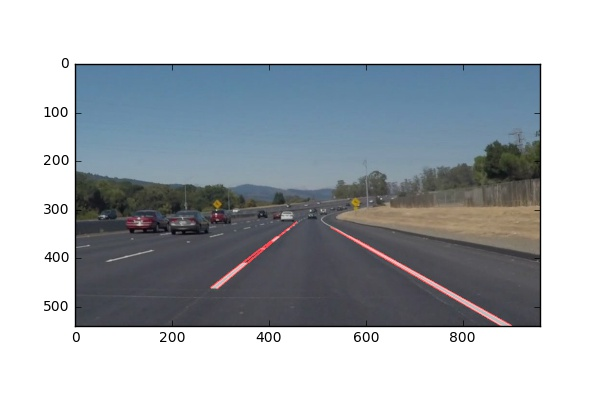
#> input picture test_images/out_solidWhiteCurve.jpg, 600 x 400 px; its folder holds only this picture in this run
$ jupyter execute --allow-errors P1.ipynb   (shell and % lines are left out)
#> lines starting #> are read from the running program, lines starting #| are printed output that depends on the picture; after the words box and inside, x2 and y2 are one past the last pixel; in counts of white or black regions, pixels touching at a corner belong together
# **Finding Lane Lines on the Road**
***
In this project, you will use the tools you learned about in the lesson to identify lane lines on the road.  You can develop your pipeline on a series of individual images, and later apply the result to a video stream (really just a series of images). Check out the video clip "raw-lines-example.mp4" (also contained in this repository) to see what the output should look like after using the helper functions below.

Once you have a result that looks roughly like "raw-lines-example.mp4", you'll need to get creative and try to average and/or extrapolate the line segments you've detected to map out the full extent of the lane lines.  You can see an example of the result you're going for in the video "P1_example.mp4".  Ultimately, you would like to draw just one line for the left side of the lane, and one for the right.

---
Let's have a look at our first image called 'test_images/solidWhiteRight.jpg'.  Run the 2 cells below (hit Shift-Enter or the "play" button above) to display the image.

**Note** If, at any point, you encounter frozen display windows or other confounding issues, you can always start again with a clean slate by going to the "Kernel" menu above and selecting "Restart & Clear Output".

---

**The tools you have are color selection, region of interest selection, grayscaling, Gaussian smoothing, Canny Edge Detection and Hough Tranform line detection.  You  are also free to explore and try other techniques that were not presented in the lesson.  Your goal is piece together a pipeline to detect the line segments in the image, then average/extrapolate them and draw them onto the image for display (as below).  Once you have a working pipeline, try it out on the video stream below.**

---

<figure>

 <figcaption>
 <p></p>
 <p style="text-align: center;"> Your output should look something like this (above) after detecting line segments using the helper functions below </p>
 </figcaption>
</figure>
 <p></p>
<figure>

 <figcaption>
 <p></p>
 <p style="text-align: center;"> Your goal is to connect/average/extrapolate line segments to get output like this</p>
 </figcaption>
</figure>

[cell 1]
#importing some useful packages
import matplotlib.pyplot as plt
import matplotlib.image as mpimg
import numpy as np
import cv2

#> (a cell that did not finish here is left out)

**Some OpenCV functions (beyond those introduced in the lesson) that might be useful for this project are:**

`cv2.inRange()` for color selection
`cv2.fillPoly()` for regions selection
`cv2.line()` to draw lines on an image given endpoints
`cv2.addWeighted()` to coadd / overlay two images
`cv2.cvtColor()` to grayscale or change color
`cv2.imwrite()` to output images to file
`cv2.bitwise_and()` to apply a mask to an image

**Check out the OpenCV documentation to learn about these and discover even more awesome functionality!**

Below are some helper functions to help get you started. They should look familiar from the lesson!

[cell 3]
import math

# [6 lines left out: function grayscale, not called in this run]

def canny(img, low_threshold, high_threshold):
    """Applies the Canny transform"""
    return cv2.Canny(img, low_threshold, high_threshold)

def gaussian_blur(img, kernel_size):
    """Applies a Gaussian Noise kernel"""
    return cv2.GaussianBlur(img, (kernel_size, kernel_size), 0)

# [72 lines left out: functions region_of_interest, draw_lines, hough_lines, weighted_img, not called in this run]

## Test on Images

Now you should build your pipeline to work on the images in the directory "test_images"
**You should make sure your pipeline works well on these images before you try the videos.**

### Lane detection Program on Images - Project 1

[cell 4]
#importing some useful packages
import matplotlib.pyplot as plt
import matplotlib.image as mpimg
import numpy as np
import cv2
import math
import os

'''
Helper Methods
'''
def grayscale(img):
    """Applies the Grayscale transform
    This will return an image with only one color channel
    but NOTE: to see the returned image as grayscale
    you should call plt.imshow(gray, cmap='gray')"""
    return cv2.cvtColor(img, cv2.COLOR_BGR2GRAY)

def canny(img, low_threshold, high_threshold):
    """Applies the Canny transform"""
    return cv2.Canny(img, low_threshold, high_threshold)

def gaussian_blur(img, kernel_size):
    """Applies a Gaussian Noise kernel"""
    return cv2.GaussianBlur(img, (kernel_size, kernel_size), 0)

def region_of_interest(img, vertices):
    """
    Applies an image mask.

    Only keeps the region of the image defined by the polygon
    formed from `vertices`. The rest of the image is set to black.
    """
    #defining a blank mask to start with
    mask = np.zeros_like(img)

    #defining a 3 channel or 1 channel color to fill the mask with depending on the input image
    if len(img.shape) > 2:
        channel_count = img.shape[2]  # i.e. 3 or 4 depending on your image
        ignore_mask_color = (255,) * channel_count
    else:
        ignore_mask_color = 255

    #filling pixels inside the polygon defined by "vertices" with the fill color
    cv2.fillPoly(mask, vertices, ignore_mask_color)

    #returning the image only where mask pixels are nonzero
    masked_image = cv2.bitwise_and(img, mask)
    return masked_image


def draw_lines(img, lines, color=[255, 0, 0], thickness=2):
    """
    NOTE: this is the function you might want to use as a starting point once you want to
    average/extrapolate the line segments you detect to map out the full
    extent of the lane (going from the result shown in raw-lines-example.mp4
    to that shown in P1_example.mp4).

    Think about things like separating line segments by their
    slope ((y2-y1)/(x2-x1)) to decide which segments are part of the left
    line vs. the right line.  Then, you can average the position of each of
    the lines and extrapolate to the top and bottom of the lane.

    This function draws `lines` with `color` and `thickness`.
    Lines are drawn on the image inplace (mutates the image).
    If you want to make the lines semi-transparent, think about combining
    this function with the weighted_img() function below
    """
    for line in lines:
        for x1,y1,x2,y2 in line:
            cv2.line(img, (x1, y1), (x2, y2), color, thickness)

def hough_lines(img, rho, theta, threshold, min_line_len, max_line_gap):
    """
    `img` should be the output of a Canny transform.

    Returns an image with hough lines drawn.
    """
    lines = cv2.HoughLinesP(img, rho, theta, threshold, np.array([]), minLineLength=min_line_len, maxLineGap=max_line_gap)
    line_img = np.zeros((*img.shape, 3), dtype=np.uint8)
    draw_lines(line_img, lines)
    return line_img

# Python 3 has support for cool math symbols.

# [13 lines left out: function weighted_img, not called in this run]

#Detect lines on Images
test_images = os.listdir("test_images/")
#> test_images = ['out_solidWhiteCurve.jpg']
#> further down, image is the input picture: shape (400, 600, 3); mean R, G, B 171.8, 177.5, 182.9
#> (the rest of this cell did not finish here and is left out)

#> in grayscale, `return cv2.cvtColor(img, cv2.COLOR_BGR2GRAY)`:
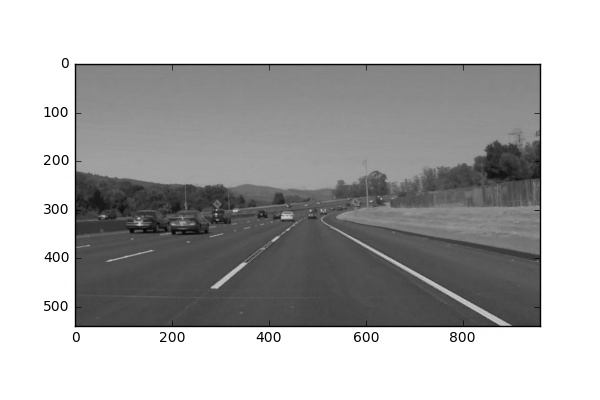
#> returned value: shape (400, 600); min 0, max 255, mean 178.5
    gaus_img = gaussian_blur(gray_img,3)
    canny_img = canny(gaus_img,150,200)
#> in canny, `return cv2.Canny(img, low_threshold, high_threshold)`:
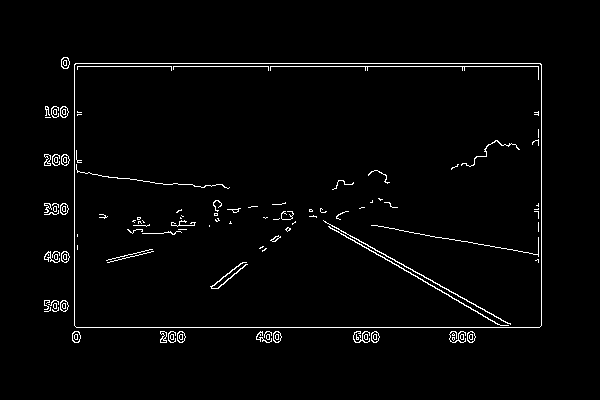
#> returned value: shape (400, 600); 2.2% white in thin lines or dots, all inside (x1, y1, x2, y2) = (44, 57, 542, 343)

    imshape = image.shape
    vertices = np.array([[(0,imshape[0]),(450, 320), (490, 320), (imshape[1],imshape[0])]], dtype=np.int32)
    masked_img = region_of_interest(canny_img,vertices)
#> in region_of_interest, `cv2.fillPoly(mask, vertices, ignore_mask_color)`:
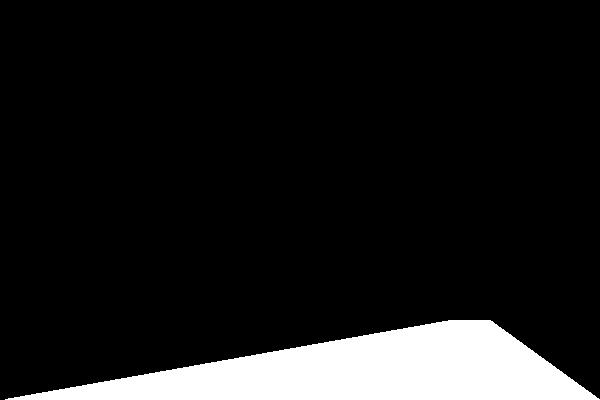
#> mask: shape (400, 600); 10.7% white; 1 white region, box (x1, y1, x2, y2) and area: (5, 320, 600, 400) 25638
#> in region_of_interest, `masked_image = cv2.bitwise_and(img, mask)`:
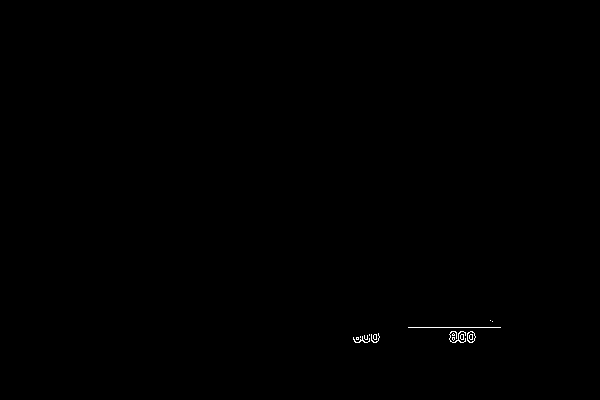
#> masked_image: shape (400, 600); 0.14% white in thin lines or dots, all inside (x1, y1, x2, y2) = (353, 320, 501, 343)

    rho = 1 # distance resolution in pixels of the Hough grid
    theta = np.pi/180 # angular resolution in radians of the Hough grid
    threshold = 35   # minimum number of votes (intersections in Hough grid cell)
    min_line_len =100 #minimum number of pixels making up a line
    max_line_gap = 150 # maximum gap in pixels between connectable line segments
    h_img = hough_lines(masked_img, rho, theta, threshold, min_line_len, max_line_gap)
#> in hough_lines, `lines = cv2.HoughLinesP(img, rho, theta, threshold, np.array([]), minL..`: lines = None
#> after the loop in draw_lines, `for line in lines:`: img: shape (400, 600, 3); every value is 0

    fig = plt.figure()
    #plt.imshow(color_select)  #call as plt.imshow(gray, cmap='gray') to show a grayscaled image
    #plt.imshow(h_img)
    #plt.imshow(canny_img)
    detected_line = weighted_img(h_img,color_select)
    plt.imshow(detected_line)
    fig.savefig('test_images/out_'+img)

$ run again, on test_images/out_solidYellowLeft.jpg
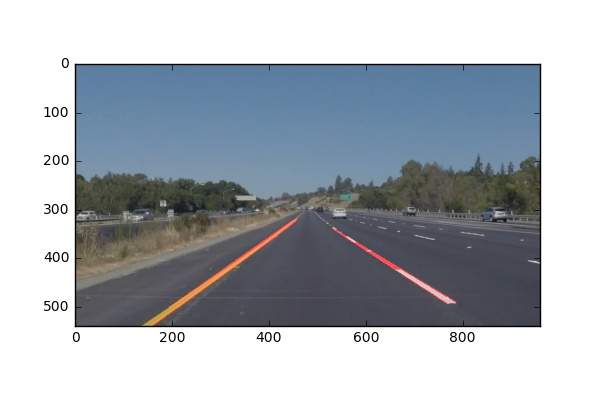
#> input picture test_images/out_solidYellowLeft.jpg, 600 x 400 px
#> test_images = ['out_solidYellowLeft.jpg']
#> image is the input picture: shape (400, 600, 3); mean R, G, B 171, 177.2, 184
#> in grayscale, `return cv2.cvtColor(img, cv2.COLOR_BGR2GRAY)`:
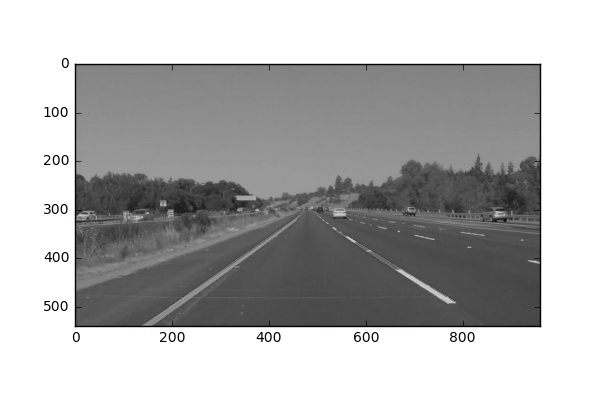
#> returned value: shape (400, 600); min 0, max 255, mean 178.5
#> in canny, `return cv2.Canny(img, low_threshold, high_threshold)`:
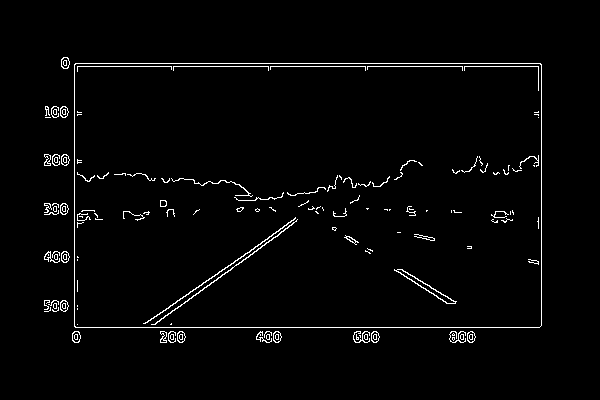
#> returned value: shape (400, 600); 2.2% white in thin lines or dots, all inside (x1, y1, x2, y2) = (44, 57, 542, 343)
#> mask: shape (400, 600); 10.7% white; 1 white region, box (x1, y1, x2, y2) and area: (5, 320, 600, 400) 25638
#> masked_image: shape (400, 600); 0.14% white in thin lines or dots, all inside (x1, y1, x2, y2) = (353, 327, 501, 343)
#> lines = None
